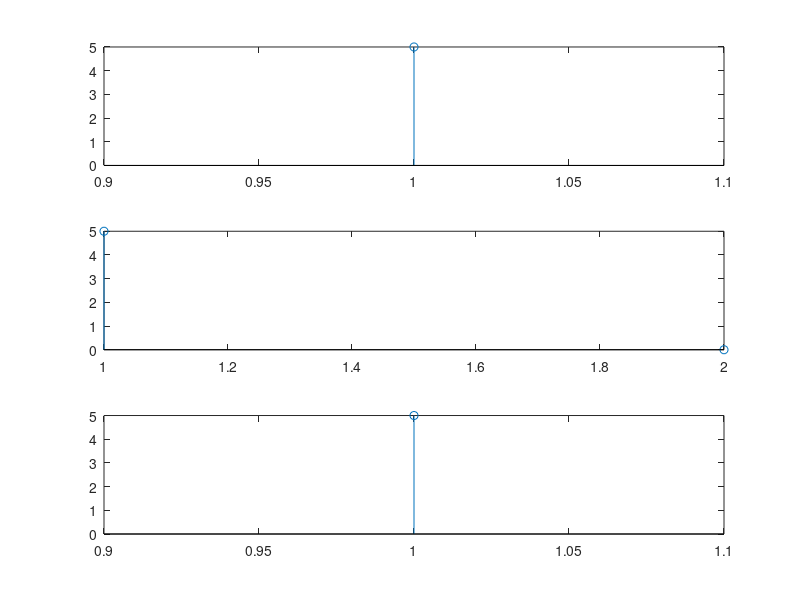

Recreate this plot in MATLAB.
clc;
close all;
x=input('sequence:');
subplot(3,1,1);
stem(x);

I=2;
A=upsample(x,I);
subplot(3,1,2);
stem(A);

D=2;
B=downsample(x,D);
subplot(3,1,3);
stem(B);